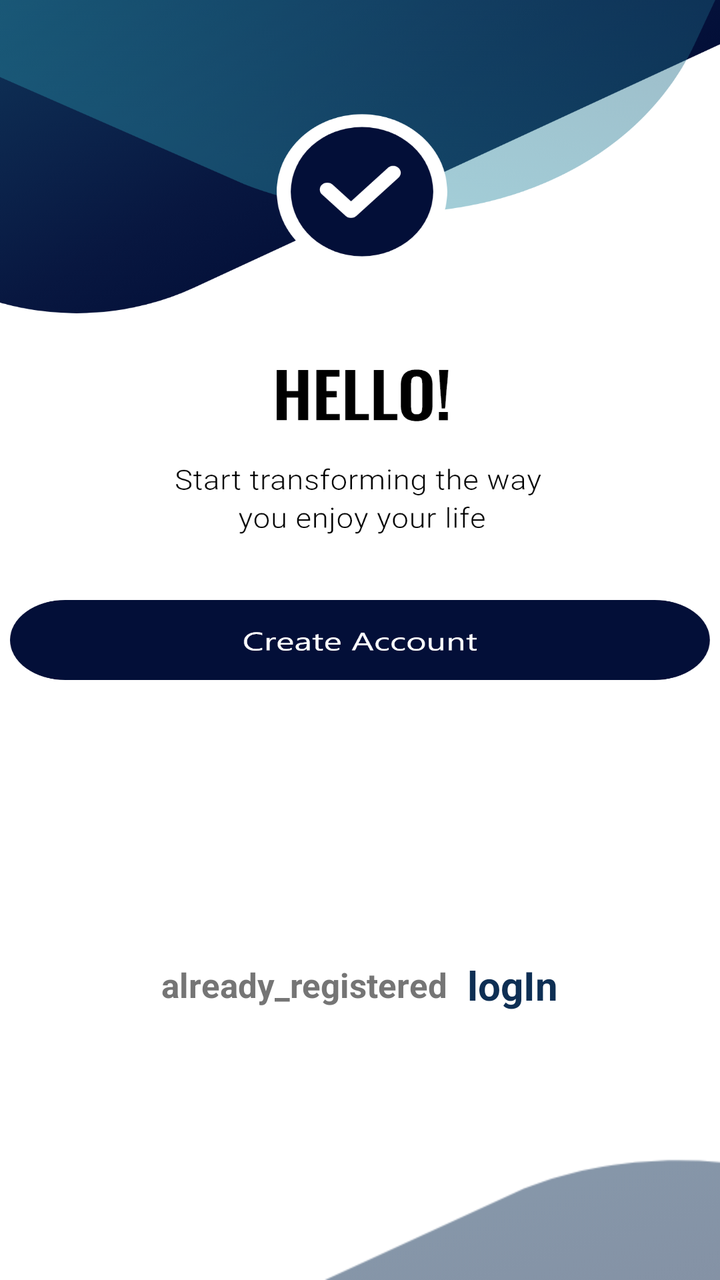
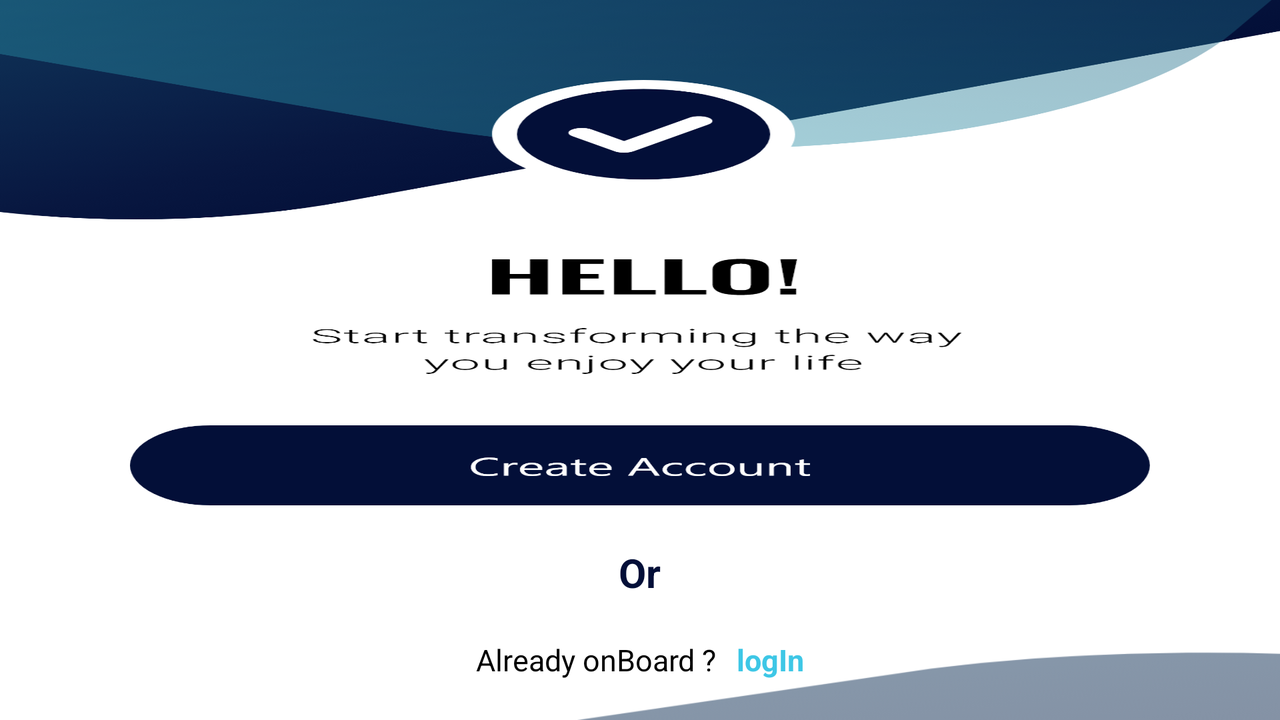

The same Android screen from two of the app's own layout files: first res/layout/ as a phone draws it, then the repository's variant for another configuration, drawn on a device whose configuration selects that folder. Both files follow.
<!-- AndroidManifest.xml: application theme AppTheme -->
<!-- res/layout/activity_welcome.xml -->
<?xml version="1.0" encoding="utf-8"?>
<RelativeLayout xmlns:android="http://schemas.android.com/apk/res/android"
    xmlns:app="http://schemas.android.com/apk/res-auto"
    xmlns:tools="http://schemas.android.com/tools"
    android:layout_width="match_parent"
    android:layout_height="match_parent"
    android:background="@drawable/hellobackground"
    tools:context=".WelcomeActivity">

    <ImageView
        android:src="@drawable/helloimage"
        android:scaleType="fitXY"
        android:layout_width="match_parent"
        android:layout_height="match_parent"
        android:layout_above="@+id/buttoncreateaccount"
        android:layout_alignParentTop="true"
        />
    <Button
        android:id="@+id/buttoncreateaccount"
        android:background="@drawable/buttoncreateaccount"
        android:layout_width="match_parent"
        android:layout_height="40dp"
        android:layout_margin="5dp"
        android:layout_centerInParent="true"
        />
    <LinearLayout
        android:layout_below="@+id/buttoncreateaccount"
        android:layout_centerHorizontal="true"
        android:layout_alignParentBottom="true"
        android:id="@+id/third"
        android:gravity="center"
        android:layout_width="wrap_content"
        android:layout_height="wrap_content"
        >
        <TextView
            android:textStyle="bold"
            android:autoSizeTextType="uniform"
            android:textColor="@color/colorGray"
            android:layout_margin="5dp"
            android:textSize="17dp"
            android:id="@+id/alreadyregisteredtextv"
            android:layout_width="wrap_content"
            android:layout_height="wrap_content"
            android:text="already_registered" />

        <TextView
            android:autoSizeTextType="uniform"
            android:id="@+id/logintext"
            android:layout_width="wrap_content"
            android:layout_height="wrap_content"
            android:layout_margin="5dp"
            android:text="logIn"
            android:textColor="@color/colorPrimary"
            android:textSize="20dp"
            android:textStyle="bold"
            />
    </LinearLayout>

</RelativeLayout>
<!-- resources referenced by this layout -->
<resources>
  <color name="colorGray">#757575</color>
  <color name="colorPrimary">#0E2F54</color>
  <!-- drawable buttoncreateaccount: png bitmap (drawable, 6962 bytes) -->
  <!-- drawable hellobackground: png bitmap (drawable, 70609 bytes) -->
  <!-- drawable helloimage: png bitmap (drawable, 143083 bytes) -->
  <style name="AppTheme" parent="Theme.AppCompat.NoActionBar">
          
          <item name="colorPrimary">@color/colorPrimary</item>
          <item name="colorPrimaryDark">@color/colorPrimaryDark</item>
          <item name="colorAccent">@color/colorAccent</item>
          <item name="windowNoTitle">true</item>
          <item name="windowActionBar">false</item>
          <item name="android:windowFullscreen">true</item>
          <item name="android:windowContentOverlay">@null</item>
      </style>
  <color name="colorPrimaryDark">#030F38</color>
  <color name="colorAccent">#D81B60</color>
</resources>
<!-- res/layout-land/activity_welcome.xml (the repository's variant of the layout above) -->
<!-- drawn on the phone turned sideways -->
<?xml version="1.0" encoding="utf-8"?>
<RelativeLayout xmlns:android="http://schemas.android.com/apk/res/android"
    xmlns:app="http://schemas.android.com/apk/res-auto"
    xmlns:tools="http://schemas.android.com/tools"
    android:layout_width="match_parent"
    android:layout_height="match_parent"
    android:background="@drawable/hellobackground"
    tools:context=".WelcomeActivity">

    <ImageView
        android:src="@drawable/helloimage"
        android:scaleType="fitXY"
        android:layout_width="match_parent"
        android:layout_height="match_parent"
        android:layout_above="@+id/buttoncreateaccount"
        android:layout_alignParentTop="true"
        />

    <Button
        android:layout_marginStart="70dp"
        android:layout_marginEnd="60dp"
        android:layout_marginTop="6dp"
        android:layout_marginBottom="20dp"
        android:layout_centerHorizontal="true"
        android:id="@+id/buttoncreateaccount"
        android:layout_width="match_parent"
        android:layout_height="40dp"
        android:layout_above="@+id/ortext"
        android:background="@drawable/buttoncreateaccount" />
    <TextView
        android:layout_centerHorizontal="true"
        android:layout_marginBottom="20dp"
        android:layout_above="@+id/third"
        android:id="@+id/ortext"
        android:layout_width="wrap_content"
        android:layout_height="wrap_content"
        android:textStyle="bold"
        android:text="Or"
        android:textColor="@color/colorPrimaryDark"
        android:textSize="20dp"
        />

    <LinearLayout
        android:layout_marginBottom="20dp"
        android:id="@+id/third"
        android:layout_width="wrap_content"
        android:layout_height="wrap_content"
        android:layout_alignParentBottom="true"
        android:layout_centerHorizontal="true"
        android:gravity="center">

        <TextView
            android:layout_marginLeft="5dp"
            android:id="@+id/alreadyregisteredtextv"
            android:layout_width="wrap_content"
            android:layout_height="wrap_content"
            android:layout_marginRight="5dp"
            android:autoSizeTextType="uniform"
            android:text="Already onBoard ?"
            android:textColor="@color/colorBlack"
            android:textSize="15sp"
            />

        <TextView
            android:layout_marginRight="5dp"
            android:id="@+id/logintext"
            android:layout_width="wrap_content"
            android:layout_height="wrap_content"
            android:layout_marginLeft="5dp"
            android:autoSizeTextType="uniform"
            android:text="logIn"
            android:textColor="@color/colorLightPrimary"
            android:textSize="15sp"
            android:textStyle="bold" />
    </LinearLayout>

</RelativeLayout>
<!-- resources referenced by the variant -->
<!-- as the phone turned sideways resolves them -->
<resources>
  <color name="colorBlack">#000</color>
  <color name="colorLightPrimary">#3EC7E6</color>
  <color name="colorPrimaryDark">#030F38</color>
  <!-- drawable buttoncreateaccount: png bitmap (drawable, 6962 bytes) -->
  <!-- drawable hellobackground: png bitmap (drawable, 70609 bytes) -->
  <!-- drawable helloimage: png bitmap (drawable, 143083 bytes) -->
  <style name="AppTheme" parent="Theme.AppCompat.NoActionBar">
          
          <item name="colorPrimary">@color/colorPrimary</item>
          <item name="colorPrimaryDark">@color/colorPrimaryDark</item>
          <item name="colorAccent">@color/colorAccent</item>
          <item name="windowNoTitle">true</item>
          <item name="windowActionBar">false</item>
          <item name="android:windowFullscreen">true</item>
          <item name="android:windowContentOverlay">@null</item>
      </style>
  <color name="colorPrimary">#0E2F54</color>
  <color name="colorAccent">#D81B60</color>
</resources>
